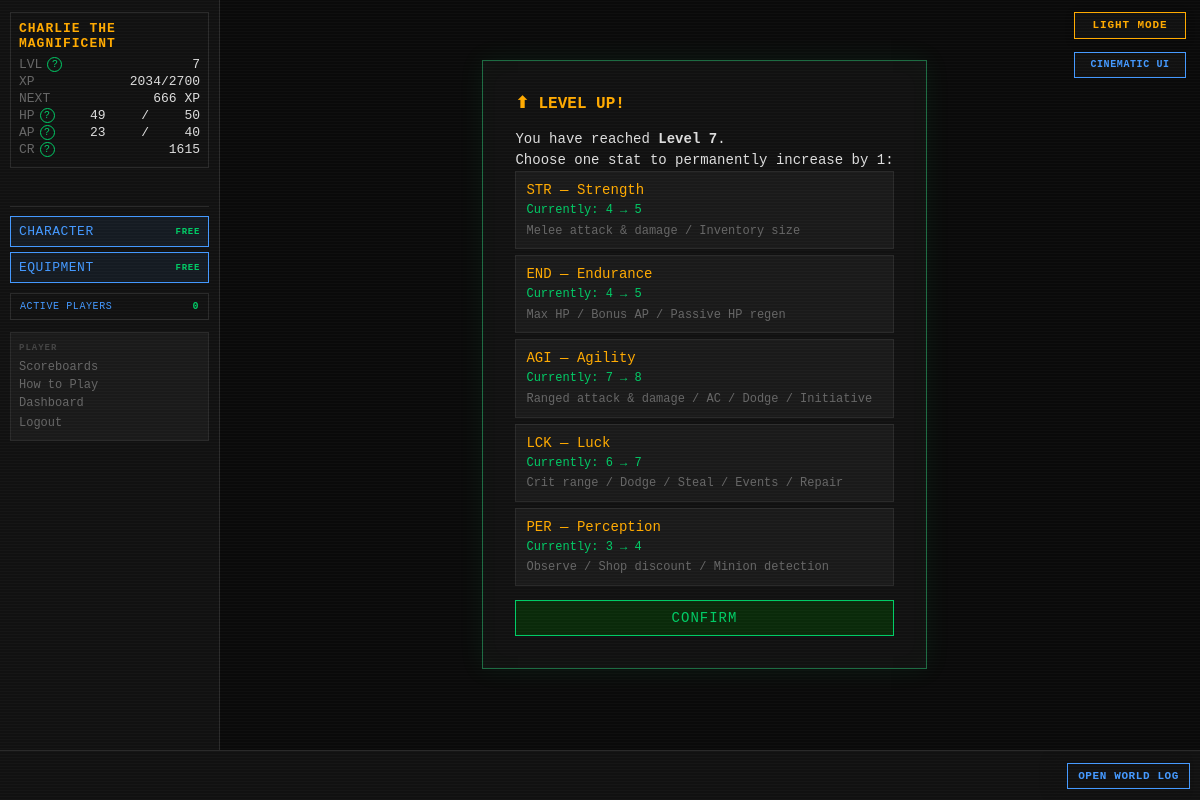
Page /levelup (signed in) on the committed database.
### tables this page shows
CREATE TABLE players (
    id                  INTEGER PRIMARY KEY AUTOINCREMENT,
    username            TEXT    UNIQUE NOT NULL,
    password_hash       TEXT    NOT NULL,
    email               TEXT    UNIQUE NOT NULL,
    character_name      TEXT    NOT NULL,
    sex                 TEXT    NOT NULL,
    class_id            INTEGER REFERENCES classes(id),
    str_stat            INTEGER NOT NULL DEFAULT 1,
    end_stat            INTEGER NOT NULL DEFAULT 1,
    agi_stat            INTEGER NOT NULL DEFAULT 1,
    lck_stat            INTEGER NOT NULL DEFAULT 1,
    per_stat            INTEGER NOT NULL DEFAULT 1,
    level               INTEGER NOT NULL DEFAULT 1,
    xp                  INTEGER NOT NULL DEFAULT 0,
    current_hp          INTEGER NOT NULL,
    current_ap          INTEGER NOT NULL,
    credits             INTEGER NOT NULL DEFAULT 25,
    equipped_weapon_id  INTEGER REFERENCES inventory_items(id),
    equipped_armor_id   INTEGER REFERENCES inventory_items(id),
    equipped_special_id INTEGER REFERENCES inventory_items(id),
    in_combat           INTEGER NOT NULL DEFAULT 0,
    pending_levelup     INTEGER NOT NULL DEFAULT 0,
    pending_perk        INTEGER NOT NULL DEFAULT 0,
    combat_preference   TEXT    NOT NULL DEFAULT "Balanced",
    is_banned           INTEGER NOT NULL DEFAULT 0,
    retired_at          TEXT,
    last_login_at       TEXT,
    created_at          TEXT    NOT NULL DEFAULT (datetime('now'))
);

### routes/auth.py (the view)
@bp.route("/levelup", methods=["GET"])
def levelup():
    player = g.player
    perks = _eligible_perks(player) if player.get("pending_perk") else []
    return render_template("auth/levelup.html", player=player, perks=perks)

### app.py (called while the page is built, shortened)
def _context_processor() -> dict:
    settings = get_all_settings()
    player = g.get("player")
    if not player:
        return {"settings": settings}
    active_count = execute_one(
        """SELECT COUNT(DISTINCT q.player_id) AS cnt FROM action_queue q
           JOIN players p ON p.id=q.player_id
           WHERE datetime(q.created_at)>=datetime('now','-5 minutes') AND p.is_banned=0"""
    )["cnt"]
    return {"player": player, "settings": settings,
            "active_player_count": active_count}

def _check_auth():
    if request.endpoint in _AUTH_EXEMPT:
        return None
    if not session.get("player_id"):
        return redirect(url_for("auth.login"))
    return None

def _load_player():
    player_id = session.get("player_id")
    if not player_id:
        return None
    reconcile_combat_state(player_id)
    player = get_player(player_id)
    if player is None:
        session.clear()
        return redirect(url_for("auth.login"))
    g.player = player
    return None

def _check_levelup():
    if request.endpoint in _LEVELUP_EXEMPT:
        return None

def _set_blackout_flag():
    settings = get_all_settings()
    blackout_mins = settings.get("MIDNIGHT_BLACKOUT_MINUTES", cfg.MIDNIGHT_BLACKOUT_MINUTES)
    now = datetime.now(timezone.utc)
    minutes_to_midnight = (24 * 60) - (now.hour * 60 + now.minute)
    g.blackout = (minutes_to_midnight <= blackout_mins)

### database.py (called while the page is built, shortened)
def get_db() -> sqlite3.Connection:
    if 'db' not in g:
        g.db = sqlite3.connect(
            cfg.DB_PATH,
            detect_types=sqlite3.PARSE_DECLTYPES,
            timeout=10,
        )
        g.db.row_factory = dict_factory
        g.db.execute("PRAGMA foreign_keys = ON")
        g.db.execute("PRAGMA journal_mode = WAL")
    return g.db

def dict_factory(cursor: sqlite3.Cursor, row: tuple) -> dict:
    return {col[0]: val for col, val in zip(cursor.description, row)}

@contextmanager
def exclusive_transaction():
    db = get_db()
    db.execute("BEGIN EXCLUSIVE")
    try:
        yield
        db.execute("COMMIT")
    except Exception:
        db.execute("ROLLBACK")
        raise

def execute(sql: str, params: tuple = ()) -> list[dict]:
    return get_db().execute(sql, params).fetchall()

def execute_one(sql: str, params: tuple = ()) -> dict | None:
    return get_db().execute(sql, params).fetchone()

def execute_write(sql: str, params: tuple = ()) -> int:
    cursor = get_db().execute(sql, params)
    return cursor.lastrowid if cursor.lastrowid else cursor.rowcount

### templates/auth/levelup.html (shortened to what this page needs)
{% extends "base.html" %}
{% block content %}
<div id="auth-box">
    <h2 class="auth-heading term-amber">⬆ LEVEL UP!</h2>
    <p>You have reached <strong>Level {{ player.level }}</strong>.</p>
    <p>Choose one stat to permanently increase by 1:</p>
    <form method="POST" action="{{ url_for('auth.levelup_post') }}">
        <div id="levelup-stats">
            {% for stat, label, detail in [
                ('STR', 'STR — Strength',    'Melee attack & damage / Inventory size'),
                ('END', 'END — Endurance',   'Max HP / Bonus AP / Passive HP regen'),
                ('AGI', 'AGI — Agility',     'Ranged attack & damage / AC / Dodge / Initiative'),
                ('LCK', 'LCK — Luck',        'Crit range / Dodge / Steal / Events / Repair'),
                ('PER', 'PER — Perception',  'Observe / Shop discount / Minion detection')
            ] %}
            <label class="stat-choice">
                <span class="stat-name">{{ label }}</span>
                <span class="stat-current">Currently: {{ player[stat.lower() + '_stat'] }} → {{ player[stat.lower() + '_stat'] + 1 }}</span>
                <span class="stat-detail">{{ detail }}</span>
            </label>
            {% endfor %}
        </div>
        <button type="submit" class="auth-btn">CONFIRM</button>
    </form>
</div>
{% endblock %}

### templates/base.html (shortened to what this page needs)
<!DOCTYPE html>
<html lang="en">
<head>
<link rel="stylesheet" href="{{ url_for('static', filename='style.css') }}">
</head>
<body class="{{ 'authenticated' if player else 'auth-page' }} {% block body_class %}{% endblock %}">
{% if settings.get('ALLOW_PLAYER_COLOR_OVERRIDE', true) %}<button id="theme-toggle" type="button" aria-label="Switch color theme" aria-pressed="false">
</button>{% endif %}
{% if settings.get('ALLOW_PLAYER_INTERFACE_OVERRIDE', true) %}
<button id="interface-toggle" type="button" aria-label="Switch interface style" aria-pressed="false">
</button>
{% endif %}
{% if player %}
<div id="left-col">
    <div id="status-block">
        <div class="status-name">{{ player.character_name }}</div>
        <div class="status-line">
            <span class="label">LVL</span>
            <span id="status-level">{{ player.level }}</span>
        </div>
        <div class="status-line">
            <span class="label">XP</span>
            <span><span id="status-xp">{{ player.xp }}</span><span id="status-xp-threshold">{% if player.get('next_level_xp') is not none %}/{{ player.get('next_level_xp') }}{% endif %}</span></span>
        </div>
        <div class="status-line" title="Experience still needed to reach level {{ player.level + 1 }}">
            <span class="label">NEXT</span>
            <span id="status-xp-next">{% if player.get('xp_to_next_level') is none %}MAX{% elif player.get('xp_to_next_level') <= 0 %}LEVEL UP{% else %}{{ player.get('xp_to_next_level') }} XP{% endif %}</span>
        </div>
        <div class="status-line">
            <span class="label">HP</span>
            <span id="status-hp">{{ player.current_hp }}</span>/<span id="status-maxhp">{{ player.max_hp }}</span>
        </div>
        <div class="status-line">
            <span class="label">AP</span>
            <span id="status-ap">{{ player.current_ap }}</span>/<span id="status-maxap">{{ player.max_ap }}</span>
        </div>
        <div class="status-line">
            <span class="label">CR</span>
            <span id="status-credits">{{ player.credits }}</span>
        </div>
    </div>
    <div class="free-action-buttons" aria-label="Free character actions">
        <a class="action-btn free-action-btn" href="{{ url_for('character.index') }}">
            CHARACTER <span class="free-cost">FREE</span>
        </a>
        <a class="action-btn free-action-btn" href="{{ url_for('character.equipment') }}">
            EQUIPMENT <span class="free-cost">FREE</span>
        </a>
    </div>
    <button id="active-players-toggle" class="active-players-toggle" type="button"
            data-url="{{ url_for('feeds.active_players') }}" aria-haspopup="dialog">
        ACTIVE PLAYERS <span id="active-player-count">{{ active_player_count }}</span>
    </button>
    <nav id="left-nav">
        <span class="nav-heading">PLAYER</span>
        <a href="{{ url_for('scoreboards.index') }}">Scoreboards</a>
        <a href="{{ url_for('feeds.game_help') }}">How to Play</a>
        <a href="{{ url_for('dashboard.index') }}">Dashboard</a>
        <form action="{{ url_for('auth.logout') }}" method="POST" style="margin:0">
            <button type="submit" class="nav-link-btn">Logout</button>
        </form>
    </nav>
</div>
{% endif %}
<div id="main">
    {% block content %}{% endblock %}
</div>
{% if player %}
<div id="ticker-wrap">
    <a id="ticker-log-link" href="{{ url_for('feeds.global_log') }}" title="Open the complete World Log">OPEN WORLD LOG</a>
    <div id="ticker">
    </div>
</div>
{% endif %}
</body>
</html>

### rows in the picture
players: character_name "CHARLIE THE MAGNIFICENT", level "7", xp "2034", current_hp "49", current_ap "23", credits "1615", str_stat "4" "4" "7" "6" "3", player[stat.lower()+'_stat']+1 "5" "5" "8" "7" "4"

### other values in the picture
{{ player.get('next_level_xp') }} "2700"
{{ player.get('xp_to_next_level') }} "666"
{{ player.max_hp }} "50"
{{ player.max_ap }} "40"
{{ active_player_count }} "0"
{{ label }} "STR — Strength" "END — Endurance" "AGI — Agility" "LCK — Luck" "PER — Perception"
{{ detail }} "Melee attack & damage / Inventory size" "Max HP / Bonus AP / Passive HP regen" "Ranged attack & damage / AC / Dodge / Initiative" "Crit range / Dodge / Steal / Events / Repair" "Observe / Shop discount / Minion detection"
